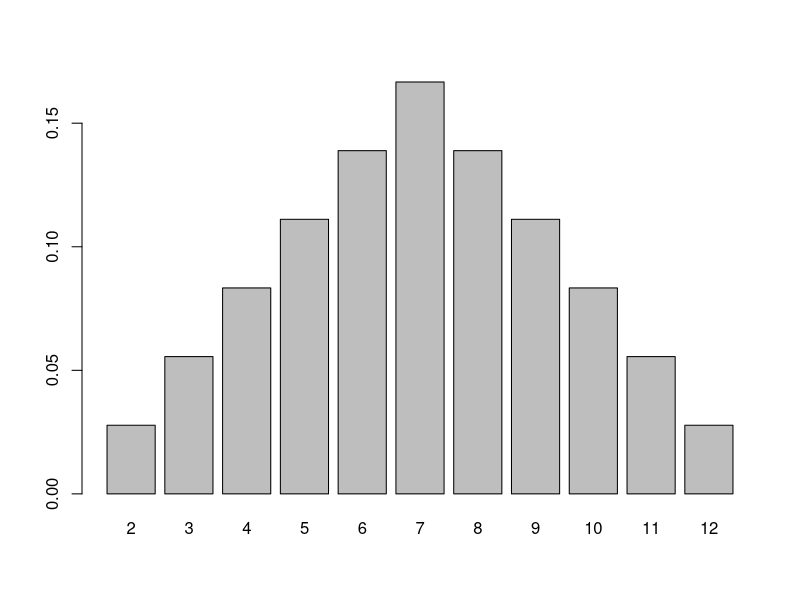

This figure's R source:
##--------------------------------------------
##
## Counting/Probability R code (lecture 2)
##
## Class: PCE Data Science Methods Class
##
## Contains examples of:
##
## -Counting, Probability
##
## -More on Distributions
##
##--------------------------------------------

library(MASS) # Contains the function 'fractions()', 

##-----Sandwich Count----
breads = c('white', 'wheat', 'italian', 'sevengrain')
meats = c('ham', 'turkey', 'chicken', 'pastrami', 'meatballs')
toppings = c('mustard', 'mayo', 'salt_pepper', 'oil_vinegar')
cheese = c('swiss', 'american', 'chedar')

sandwiches = expand.grid(breads,
                         meats,
                         toppings)
nrow(sandwiches)
sandwiches

sandwiches2 = expand.grid(breads,
                         meats,
                         cheese,
                         toppings)
nrow(sandwiches2)
sandwiches2


##-----Two Dice Example ------
twoDice = expand.grid(1:6,1:6)
twoDice

twoDice$sum = twoDice$Var1 + twoDice$Var2
twoDice$isdouble = twoDice$Var1 == twoDice$Var2 ## == is logical equals
twoDice

# Count different sums
sumCounts = table(twoDice$sum)
sumCounts

# Count doubles
doubles = sum(twoDice$isdouble)
doubles

# Probability of a double:
fractions(doubles/nrow(twoDice))

# Probabilities of sums:
sumProb = fractions(table(twoDice$sum)/nrow(twoDice)) # type ?fractions for detail
barplot(sumProb)

